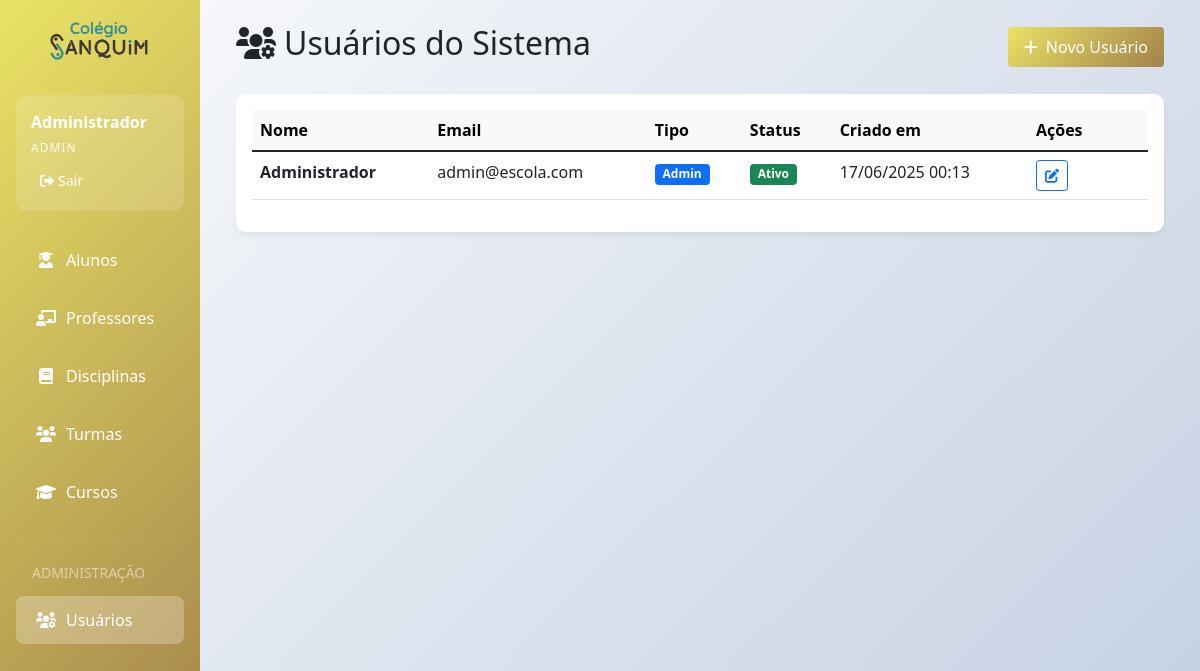
Before: /usuarios (signed in) with the older database file.
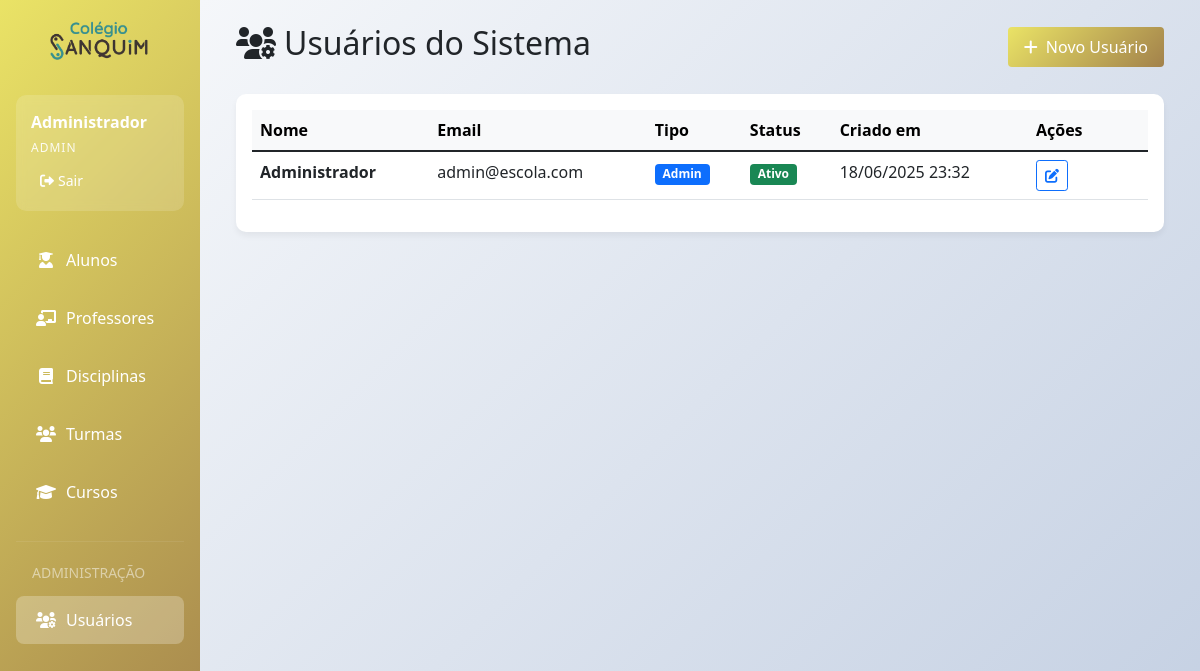
After: the same page with the newer database file.
### app.py (models this page shows, shortened)
class Usuario(db.Model):
    __tablename__ = 'usuario'
    id = db.Column(db.Integer, primary_key=True)
    nome = db.Column(db.String(100), nullable=False)
    email = db.Column(db.String(120), unique=True, nullable=False)
    senha_hash = db.Column(db.String(255), nullable=False)
    tipo = db.Column(db.String(20), nullable=False, default='admin')  # admin, secretaria
    ativo = db.Column(db.Boolean, default=True)
    criado_em = db.Column(db.DateTime, default=datetime.utcnow)

### app.py (the view)
@app.route('/usuarios')
@admin_required
def listar_usuarios():
    usuarios = Usuario.query.all()
    return render_template('usuarios/listar.html', usuarios=usuarios)

### app.py (called while the page is built)
def admin_required(f):
    @wraps(f)
    def decorated_function(*args, **kwargs):
        if 'user_id' not in session or session.get('user_tipo') != 'admin':
            flash('Acesso negado! Apenas administradores podem acessar esta área.', 'error')
            return redirect(url_for('index'))
        return f(*args, **kwargs)
    return decorated_function

### templates/usuarios/listar.html (shortened to what this page needs)
{% extends "base.html" %}
{% block content %}
<div class="d-flex justify-content-between align-items-center mb-4">
    <h2><i class="fas fa-users-cog me-2"></i>Usuários do Sistema</h2>
    <a href="{{ url_for('novo_usuario') }}" class="btn btn-primary">
        <i class="fas fa-plus me-2"></i>Novo Usuário
    </a>
</div>
<div class="card">
    <div class="card-body">
        {% if usuarios %}
        <div class="table-responsive">
            <table class="table table-hover">
                <thead class="table-light">
                    <tr>
                        <th>Nome</th>
                        <th>Email</th>
                        <th>Tipo</th>
                        <th>Status</th>
                        <th>Criado em</th>
                        <th width="120">Ações</th>
                    </tr>
                </thead>
                <tbody>
                    {% for usuario in usuarios %}
                    <tr>
                        <td>
                            <strong>{{ usuario.nome }}</strong>
                        </td>
                        <td>{{ usuario.email }}</td>
                        <td>
                            <span class="badge bg-{{ 'primary' if usuario.tipo == 'admin' else 'secondary' if usuario.tipo == 'professor' else 'info' }}">
                                {{ usuario.tipo.title() }}
                            </span>
                        </td>
                        <td>
                            <span class="badge bg-{{ 'success' if usuario.ativo else 'danger' }}">
                                {{ 'Ativo' if usuario.ativo else 'Inativo' }}
                            </span>
                        </td>
                        <td>{{ usuario.criado_em.strftime('%d/%m/%Y %H:%M') }}</td>
                        <td>
                            <div class="btn-group btn-group-sm">
                                <button class="btn btn-outline-primary btn-sm" title="Editar">
                                    <i class="fas fa-edit"></i>
                                </button>
                            </div>
                        </td>
                    </tr>
                    {% endfor %}
                </tbody>
            </table>
        </div>
        {% else %}
        <div class="text-center py-5">
            <i class="fas fa-users-cog fa-3x text-muted mb-3"></i>
            <h5 class="text-muted">Nenhum usuário encontrado</h5>
            <p class="text-muted">Clique no botão "Novo Usuário" para começar.</p>
        </div>
        {% endif %}
    </div>
</div>
{% endblock %}

### templates/base.html (shortened to what this page needs)
<!DOCTYPE html>
<html lang="pt-br">
  <head>
    <link
      href="https://cdnjs.cloudflare.com/ajax/libs/bootstrap/5.1.3/css/bootstrap.min.css"
      rel="stylesheet"
    />
    <link
      href="https://cdnjs.cloudflare.com/ajax/libs/font-awesome/6.0.0/css/all.min.css"
      rel="stylesheet"
    />
  </head>
  <body>
    <div class="container-fluid">
      <div class="row">
        <div class="col-md-3 col-lg-2 px-0 sidebar">
          <div class="mt-auto text-center py-3" style="margin-top: auto !important;">
              <img src="{{ url_for('static', filename='images/logosamquim.png') }}"
                   alt="Sanquim Logo"
                   style="max-width: 50%; height: auto;">
          </div>
          <div class="p-3">
            <div class="user-info">
              <div class="user-name">{{ session.user_nome }}</div>
              <div class="user-type">{{ session.user_tipo|capitalize }}</div>
              <div
                class="mt-2 d-flex justify-content-between align-items-center"
              >
                <a
                  href="{{ url_for('logout') }}"
                  class="btn btn-logout btn-sm"
                  style="color: white"
                >
                  <i class="fas fa-sign-out-alt me-1"></i>Sair
                </a>
              </div>
            </div>
            <nav class="nav flex-column mt-3">
               {% if session.user_tipo in ['admin', 'secretaria'] %}
              <a
                class="nav-link {% if request.endpoint == 'listar_alunos' %}active{% endif %}"
                href="{{ url_for('listar_alunos') }}"
              >
                <i class="fas fa-user-graduate"></i> Alunos
              </a>
              <a
                class="nav-link {% if request.endpoint == 'listar_professores' %}active{% endif %}"
                href="{{ url_for('listar_professores') }}"
              >
                <i class="fas fa-chalkboard-teacher"></i> Professores
              </a>
              <a
                class="nav-link {% if request.endpoint == 'listar_disciplinas' %}active{% endif %}"
                href="{{ url_for('listar_disciplinas') }}"
              >
                <i class="fas fa-book"></i> Disciplinas
              </a>
              <a
                class="nav-link {% if request.endpoint == 'listar_turmas' %}active{% endif %}"
                href="{{ url_for('listar_turmas') }}"
              >
                <i class="fas fa-users"></i> Turmas
              </a>
              {% endif %}
              {% if session.user_tipo == 'admin' %}
              <a
                class="nav-link {% if request.endpoint == 'listar_cursos' %}active{% endif %}"
                href="{{ url_for('listar_cursos') }}"
              >
                <i class="fas fa-graduation-cap"></i> Cursos
              </a>
              <hr style="color: rgba(255, 255, 255, 0.3); margin: 20px 0" />
              <div class="text-white-50 small mb-2 px-3">ADMINISTRAÇÃO</div>
              <a
                class="nav-link {% if request.endpoint == 'listar_usuarios' %}active{% endif %}"
                href="{{ url_for('listar_usuarios') }}"
              >
                <i class="fas fa-users-cog"></i> Usuários
              </a>
              {% endif %}
            </nav>
          </div>
        </div>
        <div class="col-md-9 col-lg-10 main-content" style="background: linear-gradient(135deg, #f5f7fa 0%, #c3cfe2 100%);">
          <div class="p-4">
            {% block content %}{% endblock %}
          </div>
        </div>
      </div>
    </div>
  </body>
</html>

Changed rows visible on the page:
changed Usuario "Administrador": criado_em "17/06/2025 00:13" → "18/06/2025 23:32"
